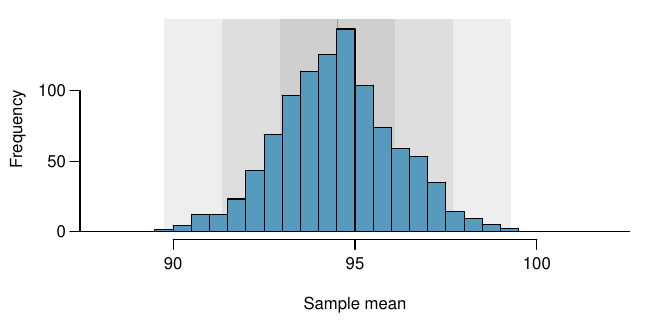

Reproduce this figure in R.
library(openintro)
data(COL)
pdf('netTime1000SamplingDistribution.pdf', 6.5, 3.2)

set.seed(5)
means <- c()
for(i in 1:1000){
	temp <- sample(nrow(run10), 100)
	means[i] <- mean(run10$time[temp], na.rm=TRUE)
}

par(las=1, mar=c(4, 4, 1, 1), mgp=c(2.7,0.7,0))
plot(0, 0, type='n', xlim=c(88, 102), ylim=c(0, 145), xlab='Sample mean', ylab='Frequency', axes=FALSE)
m <- mean(run10$time, na.rm=TRUE)
s <- sd(run10$time, na.rm=TRUE)/10
rect(m-s/100, 0, m+s/100, 1500, col='#00000044', border='#00000000')
rect(m-s, 0, m+s, 1500, col='#00000011', border='#00000000')
rect(m-2*s, 0, m+2*s, 1500, col='#00000011', border='#00000000')
rect(m-3*s, 0, m+3*s, 1500, col='#00000011', border='#00000000')
histPlot(means, col=COL[1], breaks=25, add=TRUE)
abline(h=0)
axis(1, at=c(90, 95, 100))
axis(2, at=c(0, 50, 100))



dev.off()
